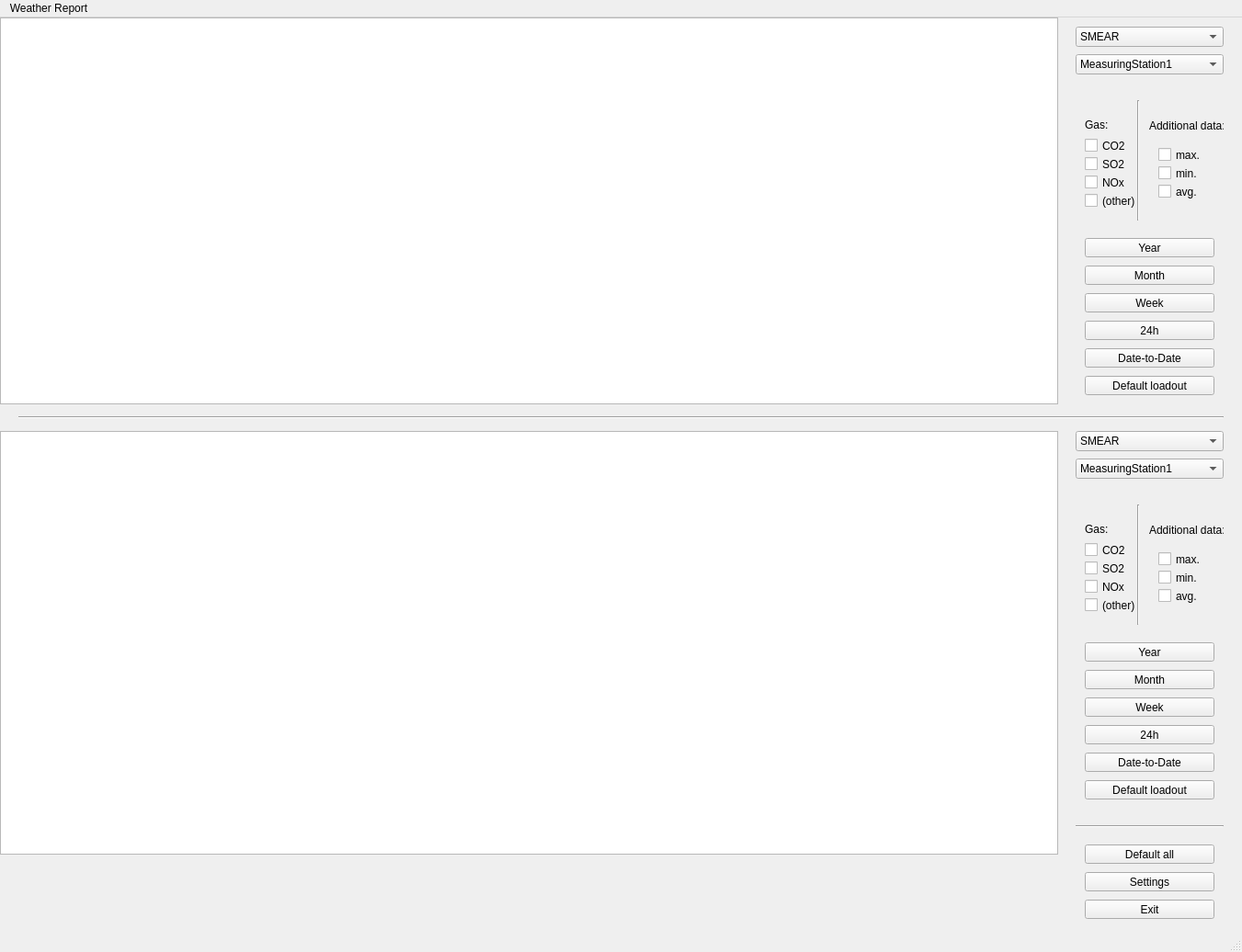
<?xml version="1.0" encoding="UTF-8"?>
<ui version="4.0">
 <class>historyWindow</class>
 <widget class="QMainWindow" name="historyWindow">
  <property name="geometry">
   <rect>
    <x>0</x>
    <y>0</y>
    <width>1351</width>
    <height>1036</height>
   </rect>
  </property>
  <property name="windowTitle">
   <string>MainWindow</string>
  </property>
  <widget class="QWidget" name="centralwidget">
   <widget class="QGraphicsView" name="chart_view_1">
    <property name="geometry">
     <rect>
      <x>0</x>
      <y>0</y>
      <width>1151</width>
      <height>421</height>
     </rect>
    </property>
   </widget>
   <widget class="QGraphicsView" name="chart_view_2">
    <property name="geometry">
     <rect>
      <x>0</x>
      <y>450</y>
      <width>1151</width>
      <height>461</height>
     </rect>
    </property>
   </widget>
   <widget class="QPushButton" name="exit_comp_button">
    <property name="geometry">
     <rect>
      <x>1180</x>
      <y>960</y>
      <width>141</width>
      <height>21</height>
     </rect>
    </property>
    <property name="text">
     <string>Exit</string>
    </property>
   </widget>
   <widget class="QPushButton" name="settings_comp_button">
    <property name="geometry">
     <rect>
      <x>1180</x>
      <y>930</y>
      <width>141</width>
      <height>21</height>
     </rect>
    </property>
    <property name="text">
     <string>Settings</string>
    </property>
   </widget>
   <widget class="Line" name="midline">
    <property name="geometry">
     <rect>
      <x>20</x>
      <y>420</y>
      <width>1311</width>
      <height>31</height>
     </rect>
    </property>
    <property name="orientation">
     <enum>Qt::Horizontal</enum>
    </property>
   </widget>
   <widget class="QPushButton" name="year_comp_button_1">
    <property name="geometry">
     <rect>
      <x>1180</x>
      <y>240</y>
      <width>141</width>
      <height>21</height>
     </rect>
    </property>
    <property name="text">
     <string>Year</string>
    </property>
   </widget>
   <widget class="QLabel" name="gas_comp_label_1">
    <property name="geometry">
     <rect>
      <x>1180</x>
      <y>110</y>
      <width>47</width>
      <height>13</height>
     </rect>
    </property>
    <property name="text">
     <string>Gas:</string>
    </property>
   </widget>
   <widget class="QCheckBox" name="co2_comp_check_1">
    <property name="geometry">
     <rect>
      <x>1180</x>
      <y>130</y>
      <width>72</width>
      <height>19</height>
     </rect>
    </property>
    <property name="text">
     <string>CO2</string>
    </property>
   </widget>
   <widget class="QCheckBox" name="so2_comp_check_1">
    <property name="geometry">
     <rect>
      <x>1180</x>
      <y>150</y>
      <width>72</width>
      <height>19</height>
     </rect>
    </property>
    <property name="text">
     <string>SO2</string>
    </property>
   </widget>
   <widget class="QPushButton" name="week_comp_button_1">
    <property name="geometry">
     <rect>
      <x>1180</x>
      <y>300</y>
      <width>141</width>
      <height>21</height>
     </rect>
    </property>
    <property name="text">
     <string>Week</string>
    </property>
   </widget>
   <widget class="QComboBox" name="station_comp_combo_1">
    <property name="geometry">
     <rect>
      <x>1170</x>
      <y>40</y>
      <width>161</width>
      <height>22</height>
     </rect>
    </property>
    <item>
     <property name="text">
      <string>MeasuringStation1</string>
     </property>
    </item>
    <item>
     <property name="text">
      <string>MeasuringStation2</string>
     </property>
    </item>
    <item>
     <property name="text">
      <string>MeasuringStation3</string>
     </property>
    </item>
   </widget>
   <widget class="QCheckBox" name="max_comp_check_1">
    <property name="geometry">
     <rect>
      <x>1260</x>
      <y>140</y>
      <width>72</width>
      <height>19</height>
     </rect>
    </property>
    <property name="text">
     <string>max.</string>
    </property>
   </widget>
   <widget class="QCheckBox" name="avg_comp_check_1">
    <property name="geometry">
     <rect>
      <x>1260</x>
      <y>180</y>
      <width>72</width>
      <height>19</height>
     </rect>
    </property>
    <property name="text">
     <string>avg.</string>
    </property>
   </widget>
   <widget class="Line" name="v_line_1">
    <property name="geometry">
     <rect>
      <x>1230</x>
      <y>90</y>
      <width>16</width>
      <height>131</height>
     </rect>
    </property>
    <property name="orientation">
     <enum>Qt::Vertical</enum>
    </property>
   </widget>
   <widget class="QCheckBox" name="nox_comp_check_1">
    <property name="geometry">
     <rect>
      <x>1180</x>
      <y>170</y>
      <width>72</width>
      <height>19</height>
     </rect>
    </property>
    <property name="text">
     <string>NOx</string>
    </property>
   </widget>
   <widget class="QCheckBox" name="other_comp_check_1">
    <property name="geometry">
     <rect>
      <x>1180</x>
      <y>190</y>
      <width>61</width>
      <height>19</height>
     </rect>
    </property>
    <property name="text">
     <string>(other)</string>
    </property>
   </widget>
   <widget class="QComboBox" name="data_comp_combo_1">
    <property name="geometry">
     <rect>
      <x>1170</x>
      <y>10</y>
      <width>161</width>
      <height>22</height>
     </rect>
    </property>
    <item>
     <property name="text">
      <string>SMEAR</string>
     </property>
    </item>
    <item>
     <property name="text">
      <string>STATFI</string>
     </property>
    </item>
   </widget>
   <widget class="QPushButton" name="date_to_comp_button_1">
    <property name="geometry">
     <rect>
      <x>1180</x>
      <y>360</y>
      <width>141</width>
      <height>21</height>
     </rect>
    </property>
    <property name="text">
     <string>Date-to-Date</string>
    </property>
   </widget>
   <widget class="QPushButton" name="day_comp_button_1">
    <property name="geometry">
     <rect>
      <x>1180</x>
      <y>330</y>
      <width>141</width>
      <height>21</height>
     </rect>
    </property>
    <property name="text">
     <string>24h</string>
    </property>
   </widget>
   <widget class="QPushButton" name="month_comp_button_1">
    <property name="geometry">
     <rect>
      <x>1180</x>
      <y>270</y>
      <width>141</width>
      <height>21</height>
     </rect>
    </property>
    <property name="text">
     <string>Month</string>
    </property>
   </widget>
   <widget class="QCheckBox" name="min_comp_check_1">
    <property name="geometry">
     <rect>
      <x>1260</x>
      <y>160</y>
      <width>72</width>
      <height>19</height>
     </rect>
    </property>
    <property name="text">
     <string>min.</string>
    </property>
   </widget>
   <widget class="QLabel" name="data_comp_label_1">
    <property name="geometry">
     <rect>
      <x>1250</x>
      <y>110</y>
      <width>81</width>
      <height>16</height>
     </rect>
    </property>
    <property name="text">
     <string>Additional data:</string>
    </property>
   </widget>
   <widget class="QPushButton" name="year_comp_button_2">
    <property name="geometry">
     <rect>
      <x>1180</x>
      <y>680</y>
      <width>141</width>
      <height>21</height>
     </rect>
    </property>
    <property name="text">
     <string>Year</string>
    </property>
   </widget>
   <widget class="QLabel" name="gas_comp_label_2">
    <property name="geometry">
     <rect>
      <x>1180</x>
      <y>550</y>
      <width>47</width>
      <height>13</height>
     </rect>
    </property>
    <property name="text">
     <string>Gas:</string>
    </property>
   </widget>
   <widget class="QCheckBox" name="co2_comp_check_2">
    <property name="geometry">
     <rect>
      <x>1180</x>
      <y>570</y>
      <width>72</width>
      <height>19</height>
     </rect>
    </property>
    <property name="text">
     <string>CO2</string>
    </property>
   </widget>
   <widget class="QCheckBox" name="so2_comp_check_2">
    <property name="geometry">
     <rect>
      <x>1180</x>
      <y>590</y>
      <width>72</width>
      <height>19</height>
     </rect>
    </property>
    <property name="text">
     <string>SO2</string>
    </property>
   </widget>
   <widget class="QPushButton" name="week_comp_button_2">
    <property name="geometry">
     <rect>
      <x>1180</x>
      <y>740</y>
      <width>141</width>
      <height>21</height>
     </rect>
    </property>
    <property name="text">
     <string>Week</string>
    </property>
   </widget>
   <widget class="QComboBox" name="station_comp_combo_2">
    <property name="geometry">
     <rect>
      <x>1170</x>
      <y>480</y>
      <width>161</width>
      <height>22</height>
     </rect>
    </property>
    <item>
     <property name="text">
      <string>MeasuringStation1</string>
     </property>
    </item>
    <item>
     <property name="text">
      <string>MeasuringStation2</string>
     </property>
    </item>
    <item>
     <property name="text">
      <string>MeasuringStation3</string>
     </property>
    </item>
   </widget>
   <widget class="QCheckBox" name="max_comp_check_2">
    <property name="geometry">
     <rect>
      <x>1260</x>
      <y>580</y>
      <width>72</width>
      <height>19</height>
     </rect>
    </property>
    <property name="text">
     <string>max.</string>
    </property>
   </widget>
   <widget class="QCheckBox" name="avg_comp_check_2">
    <property name="geometry">
     <rect>
      <x>1260</x>
      <y>620</y>
      <width>72</width>
      <height>19</height>
     </rect>
    </property>
    <property name="text">
     <string>avg.</string>
    </property>
   </widget>
   <widget class="Line" name="v_line_2">
    <property name="geometry">
     <rect>
      <x>1230</x>
      <y>530</y>
      <width>16</width>
      <height>131</height>
     </rect>
    </property>
    <property name="orientation">
     <enum>Qt::Vertical</enum>
    </property>
   </widget>
   <widget class="QCheckBox" name="nox_comp_check_2">
    <property name="geometry">
     <rect>
      <x>1180</x>
      <y>610</y>
      <width>72</width>
      <height>19</height>
     </rect>
    </property>
    <property name="text">
     <string>NOx</string>
    </property>
   </widget>
   <widget class="QCheckBox" name="other_comp_check_2">
    <property name="geometry">
     <rect>
      <x>1180</x>
      <y>630</y>
      <width>61</width>
      <height>19</height>
     </rect>
    </property>
    <property name="text">
     <string>(other)</string>
    </property>
   </widget>
   <widget class="QComboBox" name="data_comp_combo_2">
    <property name="geometry">
     <rect>
      <x>1170</x>
      <y>450</y>
      <width>161</width>
      <height>22</height>
     </rect>
    </property>
    <item>
     <property name="text">
      <string>SMEAR</string>
     </property>
    </item>
    <item>
     <property name="text">
      <string>STATFI</string>
     </property>
    </item>
   </widget>
   <widget class="QPushButton" name="date_to_comp_button_2">
    <property name="geometry">
     <rect>
      <x>1180</x>
      <y>800</y>
      <width>141</width>
      <height>21</height>
     </rect>
    </property>
    <property name="text">
     <string>Date-to-Date</string>
    </property>
   </widget>
   <widget class="QPushButton" name="day_comp_button_2">
    <property name="geometry">
     <rect>
      <x>1180</x>
      <y>770</y>
      <width>141</width>
      <height>21</height>
     </rect>
    </property>
    <property name="text">
     <string>24h</string>
    </property>
   </widget>
   <widget class="QPushButton" name="month_comp_button_2">
    <property name="geometry">
     <rect>
      <x>1180</x>
      <y>710</y>
      <width>141</width>
      <height>21</height>
     </rect>
    </property>
    <property name="text">
     <string>Month</string>
    </property>
   </widget>
   <widget class="QCheckBox" name="min_comp_check_2">
    <property name="geometry">
     <rect>
      <x>1260</x>
      <y>600</y>
      <width>72</width>
      <height>19</height>
     </rect>
    </property>
    <property name="text">
     <string>min.</string>
    </property>
   </widget>
   <widget class="QLabel" name="data_comp_label_2">
    <property name="geometry">
     <rect>
      <x>1250</x>
      <y>550</y>
      <width>81</width>
      <height>16</height>
     </rect>
    </property>
    <property name="text">
     <string>Additional data:</string>
    </property>
   </widget>
   <widget class="Line" name="h_line_2">
    <property name="geometry">
     <rect>
      <x>1170</x>
      <y>870</y>
      <width>161</width>
      <height>20</height>
     </rect>
    </property>
    <property name="orientation">
     <enum>Qt::Horizontal</enum>
    </property>
   </widget>
   <widget class="QPushButton" name="default_comp_button_2">
    <property name="geometry">
     <rect>
      <x>1180</x>
      <y>830</y>
      <width>141</width>
      <height>21</height>
     </rect>
    </property>
    <property name="text">
     <string>Default loadout</string>
    </property>
   </widget>
   <widget class="QPushButton" name="default_comp_button_1">
    <property name="geometry">
     <rect>
      <x>1180</x>
      <y>390</y>
      <width>141</width>
      <height>21</height>
     </rect>
    </property>
    <property name="text">
     <string>Default loadout</string>
    </property>
   </widget>
   <widget class="QPushButton" name="default_all_button">
    <property name="geometry">
     <rect>
      <x>1180</x>
      <y>900</y>
      <width>141</width>
      <height>21</height>
     </rect>
    </property>
    <property name="text">
     <string>Default all</string>
    </property>
   </widget>
  </widget>
  <widget class="QMenuBar" name="menubar">
   <property name="geometry">
    <rect>
     <x>0</x>
     <y>0</y>
     <width>1351</width>
     <height>20</height>
    </rect>
   </property>
   <widget class="QMenu" name="menuWeather_Report">
    <property name="title">
     <string>Weather Report</string>
    </property>
    <widget class="QMenu" name="menuExport">
     <property name="title">
      <string>Export</string>
     </property>
     <addaction name="action_pdf"/>
     <addaction name="action_PNG"/>
     <addaction name="action_JPEG"/>
    </widget>
    <addaction name="menuExport"/>
    <addaction name="actionSave_as"/>
   </widget>
   <addaction name="menuWeather_Report"/>
  </widget>
  <widget class="QStatusBar" name="statusbar"/>
  <action name="actionSave_as">
   <property name="text">
    <string>Save as...</string>
   </property>
  </action>
  <action name="action_pdf">
   <property name="text">
    <string>.pdf</string>
   </property>
  </action>
  <action name="action_PNG">
   <property name="text">
    <string>.PNG</string>
   </property>
  </action>
  <action name="action_JPEG">
   <property name="text">
    <string>.JPEG</string>
   </property>
  </action>
 </widget>
 <resources/>
 <connections/>
</ui>
